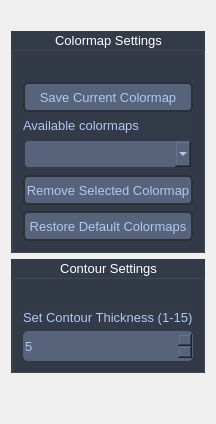
         <widget class="QWidget" name="Settings">
          <attribute name="title">
           <string>Settings</string>
          </attribute>
          <layout class="QVBoxLayout" name="verticalLayout_6">
           <item>
            <spacer name="verticalSpacer_9">
             <property name="orientation">
              <enum>Qt::Vertical</enum>
             </property>
             <property name="sizeType">
              <enum>QSizePolicy::Fixed</enum>
             </property>
             <property name="sizeHint" stdset="0">
              <size>
               <width>20</width>
               <height>20</height>
              </size>
             </property>
            </spacer>
           </item>
           <item>
            <widget class="QGroupBox" name="groupBox_4">
             <property name="font">
              <font>
               <family>Arial</family>
               <pointsize>10</pointsize>
               <italic>false</italic>
               <bold>false</bold>
               <underline>false</underline>
               <strikeout>false</strikeout>
              </font>
             </property>
             <property name="styleSheet">
              <string notr="true">background : rgb(52, 59, 72);
color:rgb(255,255,255);</string>
             </property>
             <property name="title">
              <string>Colormap Settings</string>
             </property>
             <property name="alignment">
              <set>Qt::AlignCenter</set>
             </property>
             <layout class="QVBoxLayout" name="verticalLayout_8">
              <property name="topMargin">
               <number>30</number>
              </property>
              <item>
               <widget class="QPushButton" name="pushButton_SaveColorMap">
                <property name="minimumSize">
                 <size>
                  <width>0</width>
                  <height>30</height>
                 </size>
                </property>
                <property name="font">
                 <font>
                  <family>Arial</family>
                  <pointsize>10</pointsize>
                 </font>
                </property>
                <property name="styleSheet">
                 <string notr="true">QPushButton {
border: 2px solid rgb(44, 48, 57);
	border-radius: 5px;	
background-color: rgb(87, 99, 122);
color:rgb(175, 199, 242);
}
QPushButton:hover {
background-color: rgb(103, 117, 144);
border: 0px solid rgb(52, 59, 72);
}
QPushButton:pressed {	
	background-color: rgb(35, 40, 49);
	border: 2px solid rgb(43, 50, 61);
}</string>
                </property>
                <property name="text">
                 <string>Save Current Colormap</string>
                </property>
               </widget>
              </item>
              <item>
               <widget class="QLabel" name="label_12">
                <property name="font">
                 <font>
                  <family>Arial</family>
                  <pointsize>10</pointsize>
                 </font>
                </property>
                <property name="styleSheet">
                 <string notr="true">color:rgb(175, 199, 242);</string>
                </property>
                <property name="text">
                 <string>Available colormaps</string>
                </property>
               </widget>
              </item>
              <item>
               <widget class="QComboBox" name="comboBox_ColorMapsSettings">
                <property name="minimumSize">
                 <size>
                  <width>0</width>
                  <height>30</height>
                 </size>
                </property>
                <property name="font">
                 <font>
                  <family>Arial</family>
                  <pointsize>10</pointsize>
                 </font>
                </property>
                <property name="styleSheet">
                 <string notr="true">QComboBox{
	border: 2px solid rgb(52, 59, 72);
	border-radius: 5px;	
	background-color: rgb(87, 99, 122);
	selection-background-color:  rgb(135	, 154, 181);
}
QComboBox QAbstractItemView {
    selection-background-color: rgb(135	, 154, 181);
background-color: rgb(81,92,112);
   /* selection-color: rgb(200, 200, 200);*/
}</string>
                </property>
               </widget>
              </item>
              <item>
               <widget class="QPushButton" name="pushButton_RemoveColormap">
                <property name="minimumSize">
                 <size>
                  <width>0</width>
                  <height>30</height>
                 </size>
                </property>
                <property name="font">
                 <font>
                  <family>Arial</family>
                  <pointsize>10</pointsize>
                 </font>
                </property>
                <property name="styleSheet">
                 <string notr="true">QPushButton {
border: 2px solid rgb(44, 48, 57);
	border-radius: 5px;	
	/*background-color: rgb(52, 59, 72);*/
background-color: rgb(87, 99, 122);
color:rgb(175, 199, 242);
}
QPushButton:hover {
	/*background-color: rgb(57, 65, 80);*/
background-color: rgb(103, 117, 144);
border: 0px solid rgb(52, 59, 72);
	
}
QPushButton:pressed {	
	background-color: rgb(35, 40, 49);
	border: 2px solid rgb(43, 50, 61);
}</string>
                </property>
                <property name="text">
                 <string>Remove Selected Colormap</string>
                </property>
               </widget>
              </item>
              <item>
               <widget class="QPushButton" name="pushButton_RestoreDefaultColormaps">
                <property name="minimumSize">
                 <size>
                  <width>0</width>
                  <height>30</height>
                 </size>
                </property>
                <property name="font">
                 <font>
                  <family>Arial</family>
                  <pointsize>10</pointsize>
                 </font>
                </property>
                <property name="styleSheet">
                 <string notr="true">QPushButton {
border: 2px solid rgb(44, 48, 57);
	border-radius: 5px;	
	/*background-color: rgb(52, 59, 72);*/
background-color: rgb(87, 99, 122);
color:rgb(175, 199, 242);
}
QPushButton:hover {
	/*background-color: rgb(57, 65, 80);*/
background-color: rgb(103, 117, 144);
border: 0px solid rgb(52, 59, 72);
	
}
QPushButton:pressed {	
	background-color: rgb(35, 40, 49);
	border: 2px solid rgb(43, 50, 61);
}</string>
                </property>
                <property name="text">
                 <string>Restore Default Colormaps</string>
                </property>
               </widget>
              </item>
             </layout>
            </widget>
           </item>
           <item>
            <widget class="QGroupBox" name="groupBox_3">
             <property name="sizePolicy">
              <sizepolicy hsizetype="Preferred" vsizetype="Preferred">
               <horstretch>0</horstretch>
               <verstretch>0</verstretch>
              </sizepolicy>
             </property>
             <property name="minimumSize">
              <size>
               <width>0</width>
               <height>0</height>
              </size>
             </property>
             <property name="font">
              <font>
               <family>Arial</family>
               <pointsize>10</pointsize>
              </font>
             </property>
             <property name="styleSheet">
              <string notr="true">background : rgb(52, 59, 72);
color:rgb(255,255,255);</string>
             </property>
             <property name="title">
              <string>Contour Settings</string>
             </property>
             <property name="alignment">
              <set>Qt::AlignHCenter|Qt::AlignTop</set>
             </property>
             <property name="flat">
              <bool>true</bool>
             </property>
             <layout class="QVBoxLayout" name="verticalLayout_7">
              <property name="spacing">
               <number>6</number>
              </property>
              <property name="leftMargin">
               <number>9</number>
              </property>
              <property name="topMargin">
               <number>30</number>
              </property>
              <item>
               <widget class="QLabel" name="label_11">
                <property name="font">
                 <font>
                  <family>Arial</family>
                  <pointsize>10</pointsize>
                 </font>
                </property>
                <property name="styleSheet">
                 <string notr="true">color:rgb(175, 199, 242);</string>
                </property>
                <property name="text">
                 <string>Set Contour Thickness (1-15)</string>
                </property>
               </widget>
              </item>
              <item>
               <widget class="QSpinBox" name="spinBox_ContourThickness">
                <property name="minimumSize">
                 <size>
                  <width>0</width>
                  <height>30</height>
                 </size>
                </property>
                <property name="font">
                 <font>
                  <family>Arial</family>
                  <pointsize>10</pointsize>
                 </font>
                </property>
                <property name="styleSheet">
                 <string notr="true">border: 0px solid rgb(44, 48, 57);
	border-radius: 5px;	
	/*background-color: rgb(52, 59, 72);*/
background-color: rgb(87, 99, 122);
color:rgb(175, 199, 242);</string>
                </property>
                <property name="minimum">
                 <number>1</number>
                </property>
                <property name="maximum">
                 <number>15</number>
                </property>
                <property name="value">
                 <number>5</number>
                </property>
               </widget>
              </item>
             </layout>
            </widget>
           </item>
           <item>
            <spacer name="verticalSpacer_10">
             <property name="orientation">
              <enum>Qt::Vertical</enum>
             </property>
             <property name="sizeHint" stdset="0">
              <size>
               <width>20</width>
               <height>40</height>
              </size>
             </property>
            </spacer>
           </item>
          </layout>
         </widget>
